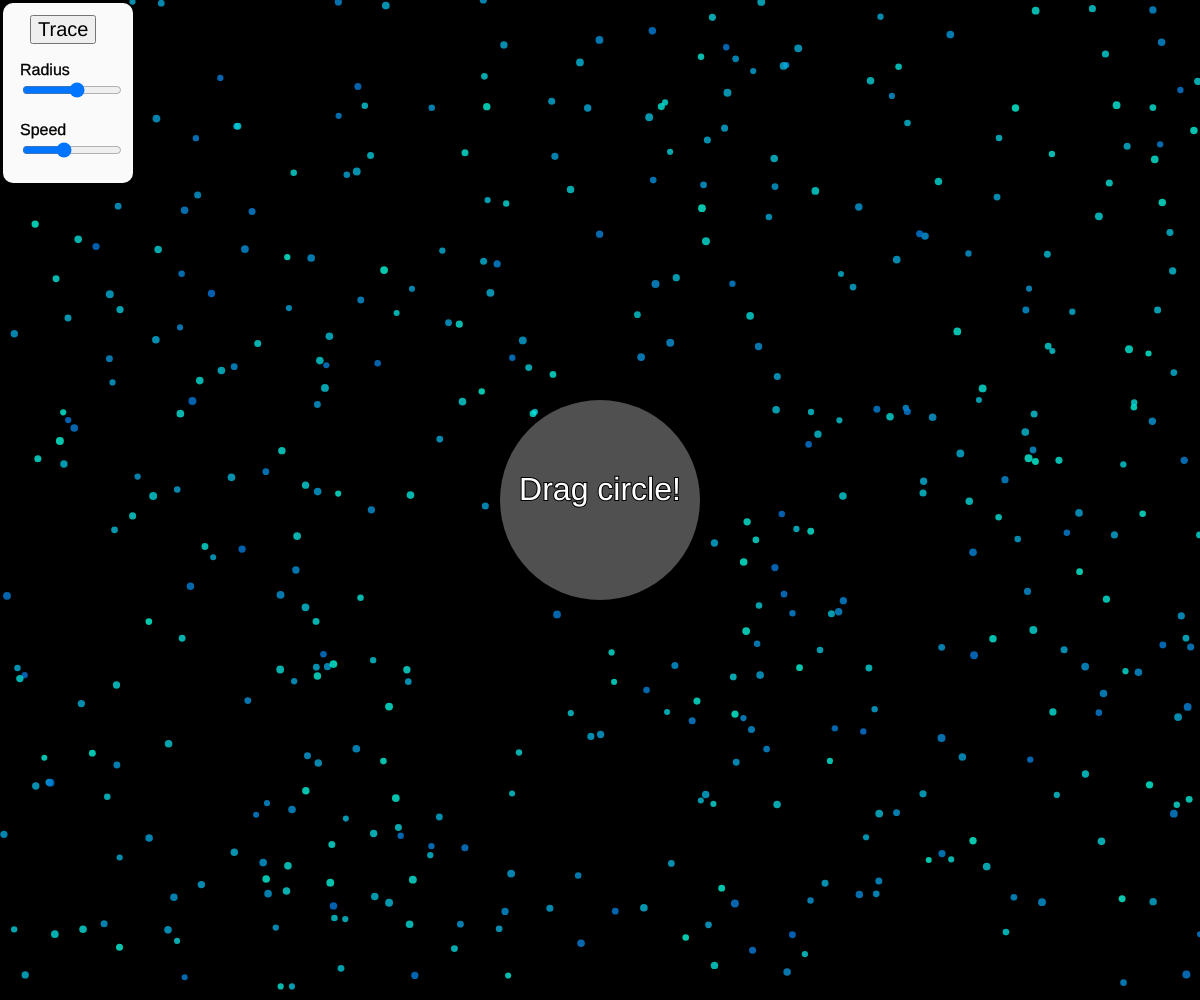
Frame 1 (no input)
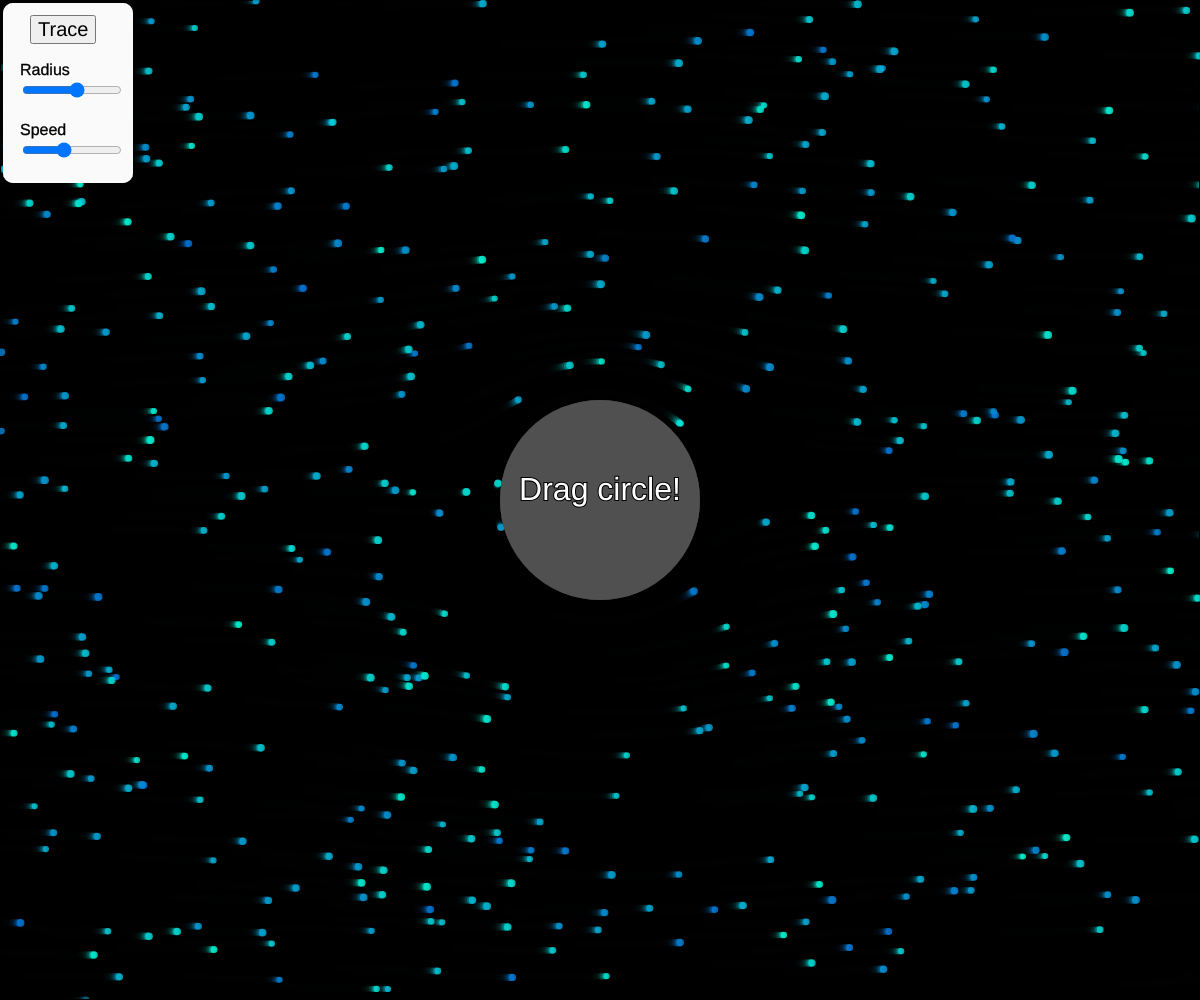
Frame 60 (no input)
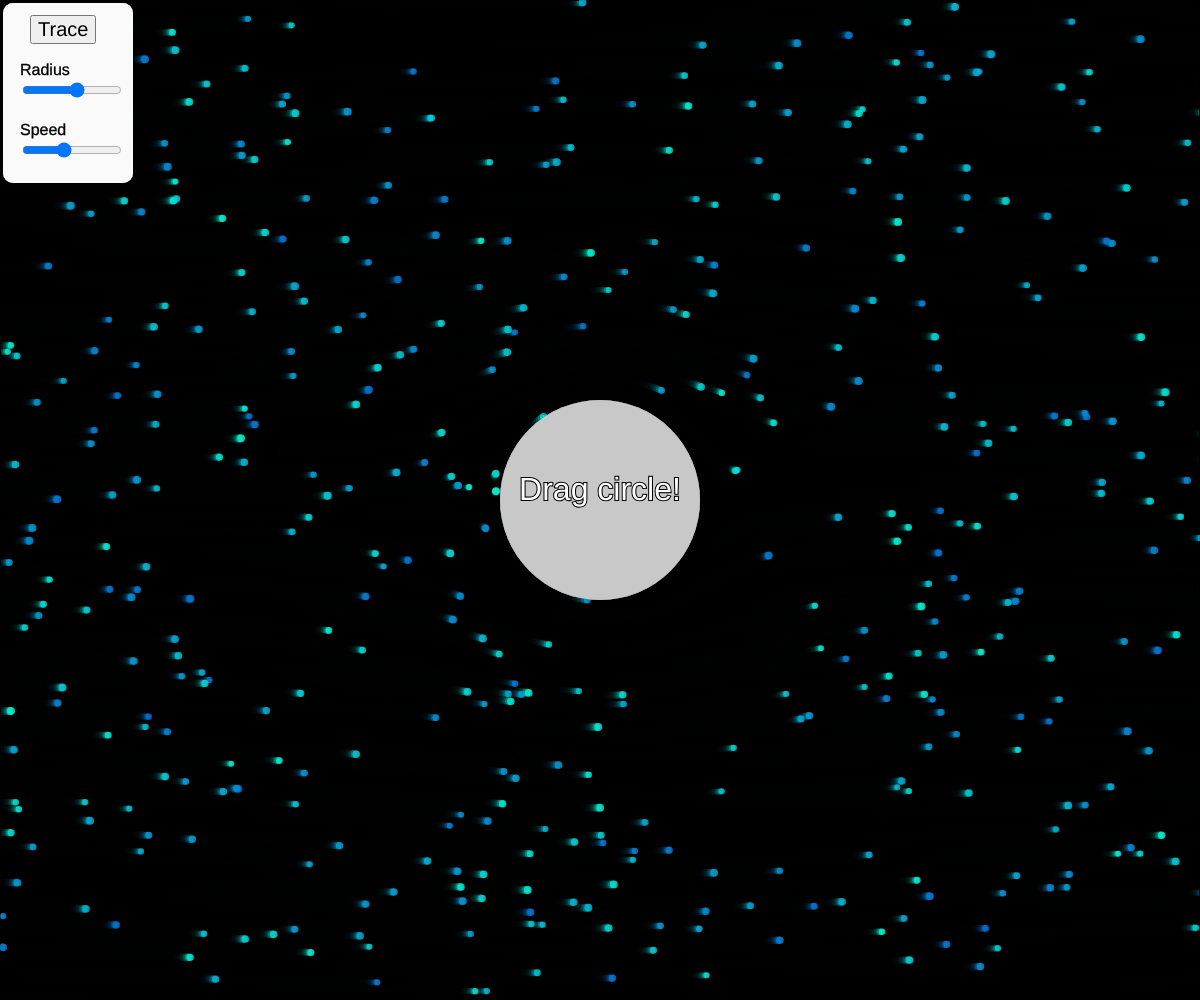
Frame 120 (the mouse pressed at the canvas centre since frame 60)

The p5.js sketch that drew these frames (run headless with seeded random() and noise() and a simulated clock; from frame 60 on, the mouse is pressed at the canvas centre):

// p5.js sketch
// ── sketch.js
/*
 This is a simple simulation of an incompressible, nonviscous fluid.
 Inspired by the Coding Challenge #132
 https://youtu.be/alhpH6ECFvQ
 
 Flow around a circle simulation designed with p5.js (https://p5js.org/)
 Under Creative Commons License
 https://creativecommons.org/licenses/by-sa/4.0/
 
 Written by Juan Carlos Ponce Campuzano, 12-Feb-2019
 I still need to refactor :)
 https://jcponce.github.io
 */

let positions = new Array(1 * 2);
// 0,1,2,3,4,5
// 4,5,6,7,8,9
let bx;
let by;
let bs;
let bz = 30;
let bover = false;
let locked = false;
let newx;
let newy;
let whichImage;

let Strength = 40;
let v = 40;
let a = 90;
let numMax = 450;
let t = 0;
let h = 0.001;
let particles = [];
let currentParticle = 0;

let trace = false;

let buttonTrace;

let sliderRadius;
let sliderSpeed;


function setup() {
  createCanvas(windowWidth, windowHeight);
  background(0);
  //seting up particles
  for (let i = 0; i < numMax; i++) {
    let valX = random(-width / 2, width / 2);
    let valY = random(-height / 2, height / 2);
    particles[i] = new Particle(valX, valY, t, h);
  }

  controls();

  bs = sliderRadius.value();
  imageMode(CENTER);
  
  bx = width / 2.0;
  by = height / 2.0;

  for (let j = 0; j < 1 * 2; j += 2) {
    positions[j] = random(0, 0);
    positions[j + 1] = random(0, 0);
  }
  
}

function draw() {

  cursor(HAND);

  translate(width / 2, height / 2);

  if (trace == true) {
    fill(0, 6);
  } else fill(0, 100);
  stroke(0);
  strokeWeight(2);
  
  rect(-width / 2, -height / 2, width, height);

  t += h;

  for (let i = particles.length - 1; i >= 0; i -= 1) {
    let p = particles[i];
    p.update();
    p.display();
    if (p.x > width / 2 || p.y > height / 2 || p.x < -width / 2 || p.y < -height / 2 || (pow(p.x - positions[0], 2) + pow(p.y - positions[1], 2)) < sliderRadius.value()) {
      particles.splice(i, 1);
      currentParticle--;
      particles.push(new Particle(-width / 2, random(-height / 2, height / 2), t, h));
    }
  }


  for (let j = 0; j < 1; j++) {
    if (bover && whichImage == j) {
      noStroke();
      fill(200);
    } else {
      noStroke();
      fill(80);
    }
    ellipse(positions[j * 2], positions[j * 2 + 1], (sliderRadius.value()) * 2, (sliderRadius.value()) * 2);
  }

  translate(-width / 2, -height / 2);
  fill(250);
  rect(3, 3, 130, 180, 10);
  fill(0);
  stroke(0);
  strokeWeight(0.3);
  textSize(16);
  textAlign(LEFT);
  text("Radius", buttonTrace.x-10, buttonTrace.y + 60);
  text("Speed", buttonTrace.x-10, buttonTrace.y + 120);
 
 textSize(32);
 fill(255);
 stroke(0);
 strokeWeight(2);
 textAlign(CENTER);
 if(positions[0]==0 && positions[1]==0){
  text("Drag circle!", width/2, height/2);
 }

}

function controls(){
    buttonTrace = createButton('Trace');
    buttonTrace.position(30, 15);
    buttonTrace.mousePressed(traceShow);
    buttonTrace.style('font-size', '20px');
    
    sliderRadius = createSlider(0.01, 180, 100, 0.01);
    sliderRadius.position(buttonTrace.x-10, buttonTrace.y + 65);
    sliderRadius.style('width', '100px');
    
    sliderSpeed = createSlider(0.01, 100, 40, 0.01);
    sliderSpeed.position(buttonTrace.x-10, buttonTrace.y + 125);
    sliderSpeed.style('width', '100px');
}

let alpha = 0.9;

//Define particles and how they are moved with Runge–Kutta method of 4th degree.
class Particle {

  constructor(_x, _y, _t, _h) {
    this.x = _x;
    this.y = _y;
    this.time = _t;
    this.radius = random(3, 4);
    this.h = _h;
    this.op = 200;
    this.r = random(10);
    this.g = random(220, 220);
    this.b = random(120, 255);
  }

  update() {
      
    let sp = sliderSpeed.value();
    let rd = sliderRadius.value();
    let px = positions[0];
    let py = positions[1];
      
    //-U cos(a) + U a² cos(a) / ((x cos(a) + y sin(a))² + (x sin(a) + y cos(a))²) + U a² (-2 cos(a) (x sin(a) + y cos(a)) - 2sin(a) (x cos(a) + y sin(a))) (x sin(a) + y cos(a)) / ((x cos(a) + y sin(a))² + (x sin(a) + y cos(a))²)²
      
    // -sp * cos(alpha) + sp * pow(rd, 2) * cos(alpha) / ( pow( x * cos(alpha) + y * sin(alpha), 2) + pow(x * sin(alpha) + y * cos(alpha),2)) + sp * pow(rd, 2)* (-2 *cos(alpha) * (x * sin(alpha) + y * cos(alpha)) - 2*sin(alpha) * (x * cos(alpha) + y * sin(alpha))) *(x * sin(alpha) + y * cos(alpha) ) / pow( pow(x * cos(alpha) + y * sin(alpha), 2) + pow(x * sin(alpha) + y * cos(alpha),2), 2 )
      
    //U sin(a) - U a² sin(a) / ((x cos(a) + y sin(a))² + (x sin(a) + y cos(a))²) - U a² (-2 cos(a) (x cos(a) + y sin(a)) - 2sin(a) (x sin(a) + y cos(a))) (x sin(a) + y cos(a)) / ((x cos(a) + y sin(a))² + (x sin(a) + y cos(a))²)²
      
   // sp * sin(alpha) - sp * pow(rd, 2) * sin(alpha) / ( pow(x* cos(alpha) + y *sin(alpha), 2) + pow(x * sin(alpha) + y * cos(alpha), 2)) - sp *pow(rd, 2) * (-2 * cos(alpha) * (x * cos(alpha) + y * sin(alpha)) - 2*sin(alpha) * (x * sin(alpha) + y * cos(alpha))) * (x * sin(alpha) + y * cos(alpha)) / pow( pow(x * cos(alpha) + y * sin(alpha), 2) + pow(x *sin(alpha) + y *cos(alpha),2), 2 )
      
      
      let P = (t, x, y) => Strength * ( sp - (sp * (rd * rd) * (pow(x - px, 2) - pow(y - py, 2))) / pow( pow(x - px, 2) + pow(y - py, 2) , 2) );
      
      let Q = (t, x, y) => Strength * ((-2 * sp * (rd * rd) * (x - px) * (y - py)) / pow( pow(x - px, 2) + pow(y - py, 2) , 2) );
      
    this.k1 = P(this.time, this.x, this.y);
    this.j1 = Q(this.time, this.x, this.y);
    this.k2 = P(this.time + 1 / 2 * this.h, this.x + 1 / 2 * this.h * this.k1, this.y + 1 / 2 * this.h * this.j1);
    this.j2 = Q(this.time + 1 / 2 * this.h, this.x + 1 / 2 * this.h * this.k1, this.y + 1 / 2 * this.h * this.j1);
    this.k3 = P(this.time + 1 / 2 * this.h, this.x + 1 / 2 * this.h * this.k2, this.y + 1 / 2 * this.h * this.j2);
    this.j3 = Q(this.time + 1 / 2 * this.h, this.x + 1 / 2 * this.h * this.k2, this.y + 1 / 2 * this.h * this.j2);
    this.k4 = P(this.time + this.h, this.x + this.h * this.k3, this.y + this.h * this.j3);
    this.j4 = Q(this.time + this.h, this.x + this.h * this.k3, this.y + this.h * this.j3);
    this.x = this.x + this.h / 6 * (this.k1 + 2 * this.k2 + 2 * this.k3 + this.k4);
    this.y = this.y + this.h / 6 * (this.j1 + 2 * this.j2 + 2 * this.j3 + this.j4);
    this.time += this.h;
  }

  display() {
    fill(this.r, this.b, this.g, this.op);
    noStroke();
    ellipse(this.x, this.y, 2 * this.radius, 2 * this.radius);
  }

}

function traceShow() {
  if (trace == false) {
    trace = true;
  } else {
    trace = false;
  }
}

function mousePressed() {
  checkOver();
  if (bover) {
    locked = true;
  } else {
    locked = false;
  }
}

//The following functions allow me to drag the circle

function mouseReleased() {
  locked = false;
  bover = false;
}

function mouseDragged() {
  if (locked) {
    newx = mouseX - width / 2;
    newy = mouseY - height / 2;
  }

  positions[whichImage * 2] = newx;
  positions[(whichImage * 2) + 1] = newy;
}
//
function checkOver() {
  for (let i = 0; i < 1; i++) {

    // Test if the cursor is over the box  
    if (mouseX - width / 2 > positions[i * 2] - bs && mouseX - width / 2 < positions[i * 2] + bs &&
      mouseY - height / 2 > positions[i * 2 + 1] - bs && mouseY - height / 2 < positions[i * 2 + 1] + bs) {
      //print("mouseover image: "+i);
      whichImage = i;
      bover = true;
      break; // leave here !!!!!!!!!!!!!!!!!
    } else {
      bover = false;
    }
  } // for
}
